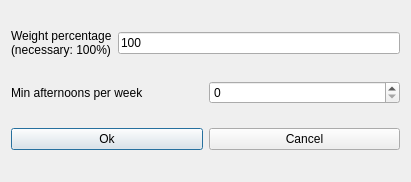
<?xml version="1.0" encoding="UTF-8"?>
<ui version="4.0">
 <class>ModifyConstraintTeachersMinAfternoonsPerWeekForm_template</class>
 <widget class="QDialog" name="ModifyConstraintTeachersMinAfternoonsPerWeekForm_template">
  <property name="geometry">
   <rect>
    <x>0</x>
    <y>0</y>
    <width>411</width>
    <height>182</height>
   </rect>
  </property>
  <property name="windowTitle">
   <string extracomment="This is the title of the dialog to modify a constraint of this type">Modify teachers min afternoons per week</string>
  </property>
  <layout class="QGridLayout" name="gridLayout">
   <item row="0" column="0">
    <layout class="QHBoxLayout" name="horizontalLayout">
     <item>
      <widget class="QLabel" name="weightTextLabel">
       <property name="frameShape">
        <enum>QFrame::NoFrame</enum>
       </property>
       <property name="frameShadow">
        <enum>QFrame::Plain</enum>
       </property>
       <property name="text">
        <string>Weight percentage
(necessary: 100%)</string>
       </property>
       <property name="wordWrap">
        <bool>false</bool>
       </property>
      </widget>
     </item>
     <item>
      <widget class="QLineEdit" name="weightLineEdit">
       <property name="text">
        <string notr="true">100</string>
       </property>
      </widget>
     </item>
    </layout>
   </item>
   <item row="1" column="0">
    <layout class="QHBoxLayout" name="horizontalLayout_2">
     <item>
      <widget class="QLabel" name="minAfternoonsTextLabel">
       <property name="frameShape">
        <enum>QFrame::NoFrame</enum>
       </property>
       <property name="frameShadow">
        <enum>QFrame::Plain</enum>
       </property>
       <property name="text">
        <string>Min afternoons per week</string>
       </property>
       <property name="wordWrap">
        <bool>false</bool>
       </property>
      </widget>
     </item>
     <item>
      <widget class="QSpinBox" name="minAfternoonsSpinBox"/>
     </item>
    </layout>
   </item>
   <item row="2" column="0">
    <layout class="QHBoxLayout" name="horizontalLayout_3">
     <item>
      <widget class="QPushButton" name="okPushButton">
       <property name="text">
        <string>Ok</string>
       </property>
      </widget>
     </item>
     <item>
      <widget class="QPushButton" name="cancelPushButton">
       <property name="text">
        <string>Cancel</string>
       </property>
      </widget>
     </item>
    </layout>
   </item>
  </layout>
 </widget>
 <layoutdefault spacing="6" margin="11"/>
 <resources/>
 <connections/>
</ui>
